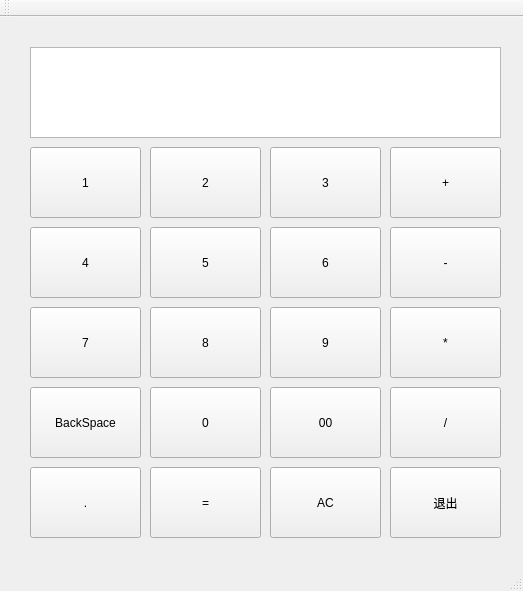
<?xml version="1.0" encoding="UTF-8"?>
<ui version="4.0">
 <class>calculator</class>
 <widget class="QMainWindow" name="calculator">
  <property name="geometry">
   <rect>
    <x>0</x>
    <y>0</y>
    <width>523</width>
    <height>591</height>
   </rect>
  </property>
  <property name="windowTitle">
   <string>计算器</string>
  </property>
  <widget class="QWidget" name="centralWidget">
   <widget class="QTextEdit" name="textEdit_show">
    <property name="geometry">
     <rect>
      <x>30</x>
      <y>30</y>
      <width>471</width>
      <height>91</height>
     </rect>
    </property>
    <property name="readOnly">
     <bool>true</bool>
    </property>
   </widget>
   <widget class="QPushButton" name="pushButton_1">
    <property name="geometry">
     <rect>
      <x>30</x>
      <y>130</y>
      <width>111</width>
      <height>71</height>
     </rect>
    </property>
    <property name="text">
     <string>1</string>
    </property>
   </widget>
   <widget class="QPushButton" name="pushButton_2">
    <property name="geometry">
     <rect>
      <x>150</x>
      <y>130</y>
      <width>111</width>
      <height>71</height>
     </rect>
    </property>
    <property name="text">
     <string>2</string>
    </property>
   </widget>
   <widget class="QPushButton" name="pushButton_5">
    <property name="geometry">
     <rect>
      <x>150</x>
      <y>210</y>
      <width>111</width>
      <height>71</height>
     </rect>
    </property>
    <property name="text">
     <string>5</string>
    </property>
   </widget>
   <widget class="QPushButton" name="pushButton_4">
    <property name="geometry">
     <rect>
      <x>30</x>
      <y>210</y>
      <width>111</width>
      <height>71</height>
     </rect>
    </property>
    <property name="text">
     <string>4</string>
    </property>
   </widget>
   <widget class="QPushButton" name="pushButton_3">
    <property name="geometry">
     <rect>
      <x>270</x>
      <y>130</y>
      <width>111</width>
      <height>71</height>
     </rect>
    </property>
    <property name="text">
     <string>3</string>
    </property>
   </widget>
   <widget class="QPushButton" name="pushButton_6">
    <property name="geometry">
     <rect>
      <x>270</x>
      <y>210</y>
      <width>111</width>
      <height>71</height>
     </rect>
    </property>
    <property name="text">
     <string>6</string>
    </property>
   </widget>
   <widget class="QPushButton" name="pushButton_jian">
    <property name="geometry">
     <rect>
      <x>390</x>
      <y>210</y>
      <width>111</width>
      <height>71</height>
     </rect>
    </property>
    <property name="text">
     <string>-</string>
    </property>
   </widget>
   <widget class="QPushButton" name="pushButton_7">
    <property name="geometry">
     <rect>
      <x>30</x>
      <y>290</y>
      <width>111</width>
      <height>71</height>
     </rect>
    </property>
    <property name="text">
     <string>7</string>
    </property>
   </widget>
   <widget class="QPushButton" name="pushButton_chen">
    <property name="geometry">
     <rect>
      <x>390</x>
      <y>290</y>
      <width>111</width>
      <height>71</height>
     </rect>
    </property>
    <property name="text">
     <string>*</string>
    </property>
   </widget>
   <widget class="QPushButton" name="pushButton_plus">
    <property name="geometry">
     <rect>
      <x>390</x>
      <y>130</y>
      <width>111</width>
      <height>71</height>
     </rect>
    </property>
    <property name="text">
     <string>+</string>
    </property>
   </widget>
   <widget class="QPushButton" name="pushButton_9">
    <property name="geometry">
     <rect>
      <x>270</x>
      <y>290</y>
      <width>111</width>
      <height>71</height>
     </rect>
    </property>
    <property name="text">
     <string>9</string>
    </property>
   </widget>
   <widget class="QPushButton" name="pushButton_8">
    <property name="geometry">
     <rect>
      <x>150</x>
      <y>290</y>
      <width>111</width>
      <height>71</height>
     </rect>
    </property>
    <property name="text">
     <string>8</string>
    </property>
   </widget>
   <widget class="QPushButton" name="pushButton_BackSpace">
    <property name="geometry">
     <rect>
      <x>30</x>
      <y>370</y>
      <width>111</width>
      <height>71</height>
     </rect>
    </property>
    <property name="text">
     <string>BackSpace</string>
    </property>
   </widget>
   <widget class="QPushButton" name="pushButton_0">
    <property name="geometry">
     <rect>
      <x>150</x>
      <y>370</y>
      <width>111</width>
      <height>71</height>
     </rect>
    </property>
    <property name="text">
     <string>0</string>
    </property>
   </widget>
   <widget class="QPushButton" name="pushButton_equal">
    <property name="geometry">
     <rect>
      <x>150</x>
      <y>450</y>
      <width>111</width>
      <height>71</height>
     </rect>
    </property>
    <property name="text">
     <string>=</string>
    </property>
   </widget>
   <widget class="QPushButton" name="pushButton_divide">
    <property name="geometry">
     <rect>
      <x>390</x>
      <y>370</y>
      <width>111</width>
      <height>71</height>
     </rect>
    </property>
    <property name="text">
     <string>/</string>
    </property>
   </widget>
   <widget class="QPushButton" name="pushButton_00">
    <property name="geometry">
     <rect>
      <x>270</x>
      <y>370</y>
      <width>111</width>
      <height>71</height>
     </rect>
    </property>
    <property name="text">
     <string>00</string>
    </property>
   </widget>
   <widget class="QPushButton" name="pushButton_clear">
    <property name="geometry">
     <rect>
      <x>270</x>
      <y>450</y>
      <width>111</width>
      <height>71</height>
     </rect>
    </property>
    <property name="text">
     <string>AC</string>
    </property>
   </widget>
   <widget class="QPushButton" name="pushButton_Exit">
    <property name="geometry">
     <rect>
      <x>390</x>
      <y>450</y>
      <width>111</width>
      <height>71</height>
     </rect>
    </property>
    <property name="text">
     <string>退出</string>
    </property>
   </widget>
   <widget class="QPushButton" name="pushButton_dot">
    <property name="geometry">
     <rect>
      <x>30</x>
      <y>450</y>
      <width>111</width>
      <height>71</height>
     </rect>
    </property>
    <property name="text">
     <string>.</string>
    </property>
   </widget>
  </widget>
  <widget class="QMenuBar" name="menuBar">
   <property name="geometry">
    <rect>
     <x>0</x>
     <y>0</y>
     <width>523</width>
     <height>26</height>
    </rect>
   </property>
  </widget>
  <widget class="QToolBar" name="mainToolBar">
   <attribute name="toolBarArea">
    <enum>TopToolBarArea</enum>
   </attribute>
   <attribute name="toolBarBreak">
    <bool>false</bool>
   </attribute>
  </widget>
  <widget class="QStatusBar" name="statusBar"/>
 </widget>
 <layoutdefault spacing="6" margin="11"/>
 <resources/>
 <connections/>
</ui>
